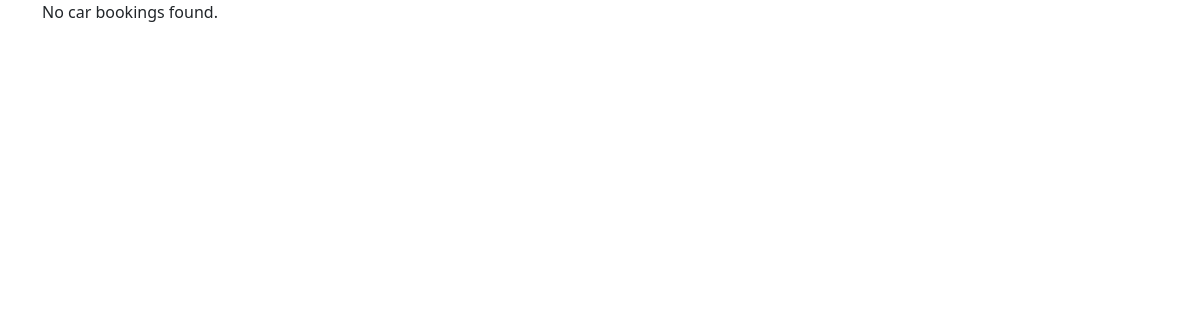
/carlist/ (signed in), run on an earlier commit of the app's database.
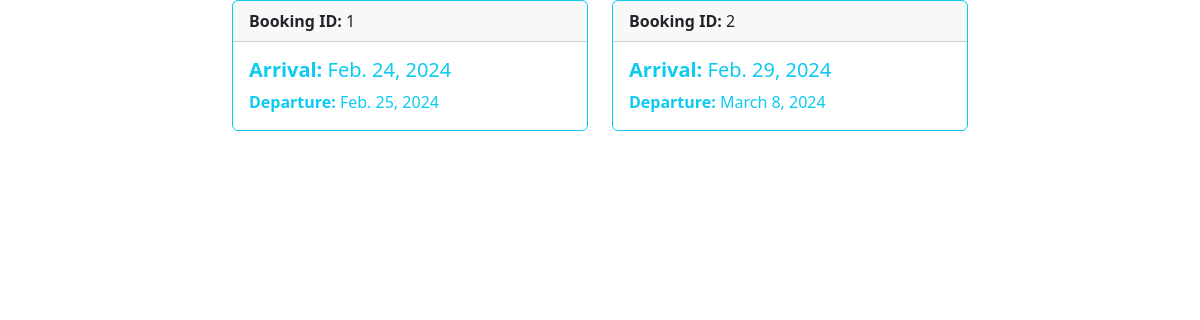
And on a later commit of the database.
### travelapp/models.py (models this page shows, shortened)
class CarBook(models.Model):
    user = models.ForeignKey(User, on_delete=models.CASCADE)
    car_id = models.ForeignKey(CarView, on_delete=models.CASCADE)
    arrival_date = models.DateField()
    departure_date = models.DateField()
    destination = models.CharField(max_length=50)
    licesence = models.CharField(max_length=100, null=True, blank=True)
    idproof=models.IntegerField()
    deposit=models.IntegerField()

### travelapp/views.py (the view)
# urls.py: path('carlist/',car_list,name='carlist'),
def car_list(request):
    car_bookings = CarBook.objects.filter(user=request.user)
    context = {'car_bookings': car_bookings}
    return render(request, 'Car_list.html', context)

### travelapp/templates/Car_list.html (shortened to what this page needs)
<!DOCTYPE html>
<html lang="en">
<head>
  <link href="https://cdn.jsdelivr.net/npm/bootstrap@5.3.2/dist/css/bootstrap.min.css" rel="stylesheet">
</head>
<body>
  <div class="container">
    <div class="row justify-content-center">
      {% for booking in car_bookings %}
      <div class="col-md-4 mb-3">
        <div class="card border-info">
          <div class="card-header"> <strong>Booking ID:</strong> {{ booking.id }} </div>
          <div class="card-body text-info">
            <h5 class="card-title"><strong>Arrival:</strong> {{ booking.arrival_date }}</h5>
            <p class="card-text"><strong>Departure:</strong> {{ booking.departure_date }}</p>
          </div>
        </div>
      </div>
      {% empty %}
      <div class="col">
        <p>No car bookings found.</p>
      </div>
      {% endfor %}
    </div>
  </div>
</body>
</html>

What changed in the data, as far as the page shows it:
added CarBook: id "1", arrival_date "Feb. 24, 2024", departure_date "Feb. 25, 2024"
added CarBook: id "2", arrival_date "Feb. 29, 2024", departure_date "March 8, 2024"
Also different on the page:
text no longer shown: "No car bookings found."
